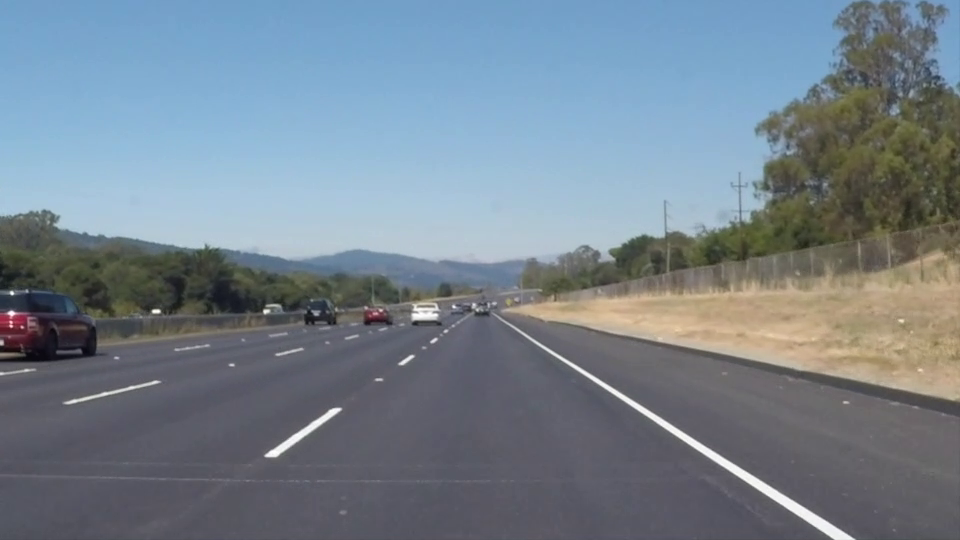
#> input picture frame 22 of data/test_videos/solidWhiteRight.mp4, 960 x 540 px, given in place of test2.mp4, which was not available
$ python image_processing.py
#> lines starting #> are read from the running program, lines starting #| are printed output that depends on the picture; after the words box and inside, x2 and y2 are one past the last pixel; in counts of white or black regions, pixels touching at a corner belong together; pictures that were not available may be replaced by others from this repository, and a replacement may not be noted
import numpy as np
import matplotlib.pyplot as plt
import os
import cv2
# import matplotlib.image as imgplt
class image_processing(object):
    """ This class is for all the image processing tasks
    required to build the Icart.
    Input:
    Functions:
    outputs:
    """
    def __init__(self):
        self.left_fit=list()
        self.right_fit=list()

    def img_show(self,image,title='image',Cmap='',fig_num=1,group_view=False,save=False):
        plt.figure(fig_num)
        plt.title(title)
        # plt.axis('off')
        if Cmap=='':
            plt.imshow(image)
        else:
            plt.imshow(image,cmap=Cmap)
        if save:
            plt.savefig("../Results/image_processing/Track/"+title+".png")
        if group_view is True:
            plt.show()

    def video_capture(self,video_path,show=False,window_name="video_frame",save=False):
#> called with video_path = '../data/test_videos/test2.mp4', show = True, window_name = 'video_frame', save = True
        cap=cv2.VideoCapture(video_path)
        if save:
            fourcc = cv2.VideoWriter_fourcc(*'MJPG')
            out=cv2.VideoWriter('../Results/image_processing/Track/'+window_name+'.mp4',fourcc,32,(960,540),1)
        while(cap.isOpened()):
            ret,frame=cap.read()
#> frame is the input picture: shape (540, 960, 3); mean B, G, R 141.9, 130.7, 117.7
            if ret==True:
                self.image=frame
                self.canny_edge_detect()
                self.find_lanes(show=False)
                if show:
                    cv2.imshow(window_name,self.track_image)
                    if cv2.waitKey(1) == ord('q'):
                        break
                if save:
                    out.write(self.track_image)
            else:
                break
        if save:
            out.release()
        cv2.destroyAllWindows()

    def single_img_read(self,img_path,show=False,window_name='Color_image'):
        self.image=cv2.imread(img_path)
        if show is True:
            # cv2.imshow(window_name,self.image)
            # cv2.waitKey(0)
            self.img_show(self.image,title=window_name,fig_num=1)
        return self.image

    def gray_img_read(self,show=False,window_name='gray_image'):
#> called with show = False, window_name = 'gray_image'
        self.gray_image=cv2.cvtColor(self.image,cv2.COLOR_RGB2GRAY)
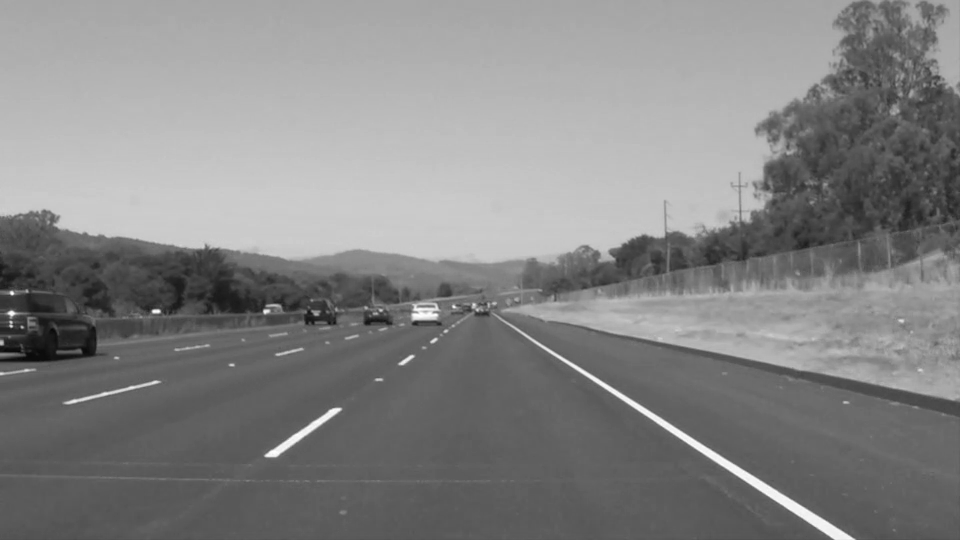
#> self.gray_image: shape (540, 960); min 6, max 255, mean 132.6
        if show is True:
            # cv2.imshow(window_name,self.gray_image)
            # cv2.waitKey(0)
            self.img_show(self.gray_image,title=window_name,Cmap='gray',fig_num=2,group_view=False)

    def apply_gaussian_blur(self,Gauss_ksize=(5,5),show=False,window_name='gaussian_blured_image'):
#> called with Gauss_ksize = (5, 5), show = False, window_name = 'gaussian_blured_image'
        self.blured_image=cv2.GaussianBlur(self.gray_image,Gauss_ksize,0)
        if show is True:
            # cv2.imshow(window_name,self.gray_image)
            # cv2.waitKey(0)
            self.img_show(self.blured_image,title=window_name,Cmap='gray',fig_num=3,group_view=False)

    def canny_edge_detect(self,show=False,Threshold=[50,150],window_name='Canny_Image'):
        self.gray_img_read(show=False) # Making the image Gray
        self.apply_gaussian_blur(show=False)
        self.canny_image=cv2.Canny(self.blured_image,Threshold[0],Threshold[1])
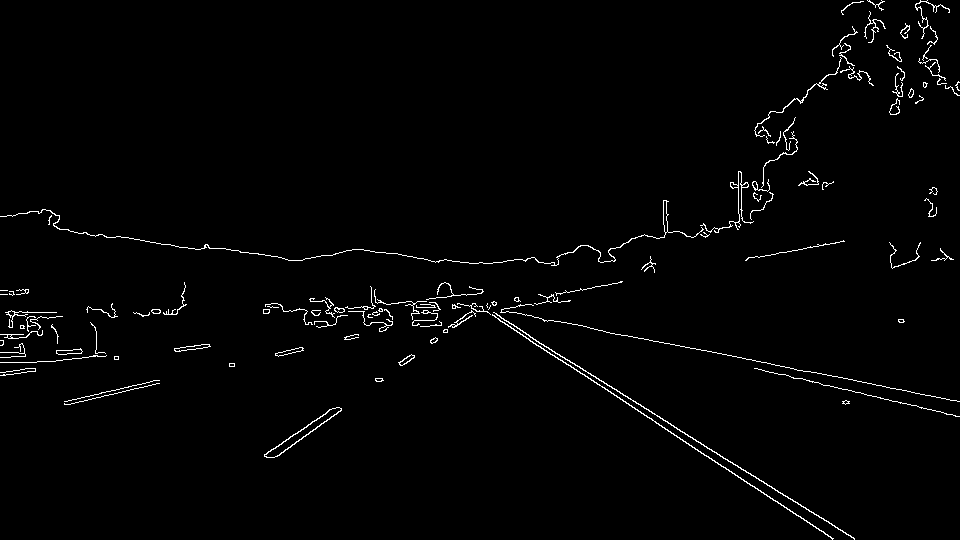
#> self.canny_image: shape (540, 960); 1.6% white in thin lines or dots
        if show is True:
#             cv2.imshow(window_name,self.gray_image)
#             cv2.waitKey(0)
           self.img_show(self.canny_image,title=window_name,Cmap='gray',fig_num=4,group_view=False)

    def region_of_interest(self):
        self.image_height=self.canny_image.shape[0]
#> self.image_height = 540
        polygon= np.array([(200,self.image_height),(1100,self.image_height),(550,250)])
#> polygon = [[200, 540], [1100, 540], [550, 250]]
        #This polygon drawing has to be adaptive so that it will always detect lines
        self.mask=np.zeros_like(self.canny_image)
        cv2.fillPoly(self.mask,np.int32([polygon]),255)
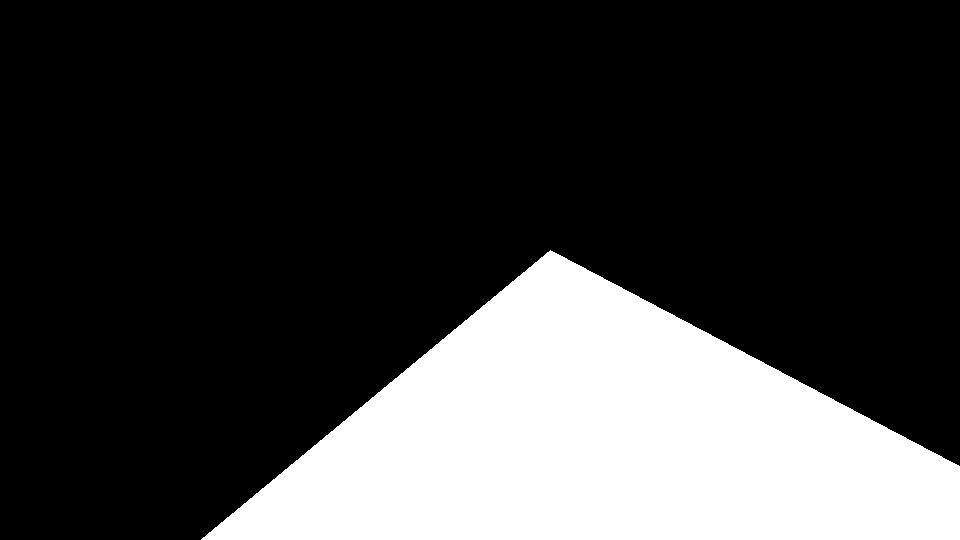
#> self.mask: shape (540, 960); 24.2% white; 1 white region, box (x1, y1, x2, y2) and area: (201, 250, 960, 540) 125255
        self.masked_image=cv2.bitwise_and(self.canny_image,self.mask)
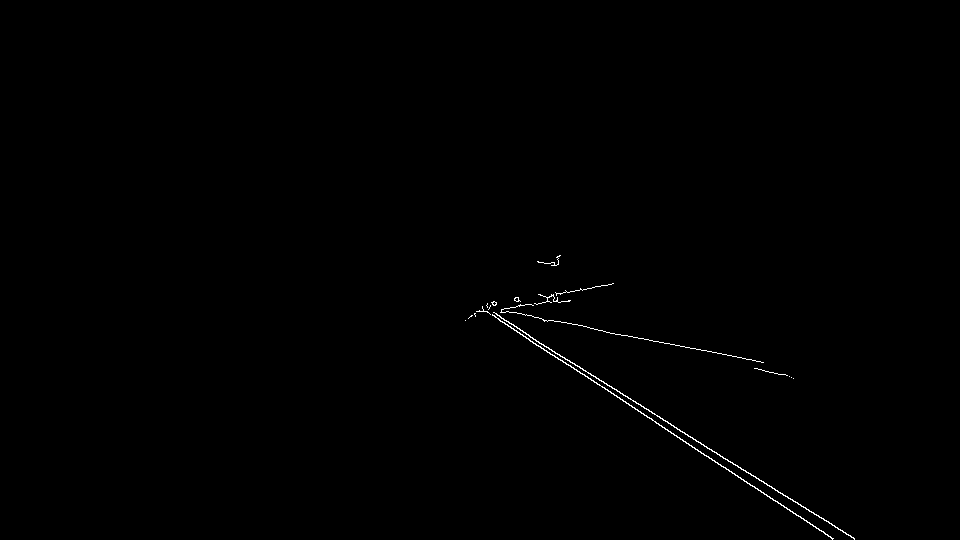
#> self.masked_image: shape (540, 960); 0.34% white in thin lines or dots, all inside (x1, y1, x2, y2) = (465, 255, 855, 540)

    def hough_transform(self,show=False,window_name="Track_Image"):
#> called with show = False, window_name = 'Track_Image'
        lines=cv2.HoughLinesP(self.masked_image,2,np.pi/180,10,np.array([]),minLineLength=40,maxLineGap=5)
#> lines = [[497, 315, 854, 538], [482, 308, 652, 419], [501, 310, 561, 322], [656, 423, 833, 538], [560, 321, 633, 337], [704, 350, 763, 362], [569, 292, 613, 283], [608, 391, 658, 423], [576, 370, 618, 397], [778, 492, 834, 525]]
        self.line_image=np.zeros_like(self.image)
        left_fit=list()
        right_fit=list()

        if lines is not None:
            for line in lines:
                x1,y1,x2,y2=line.reshape(4)
                parameters=np.polyfit((x1,x2),(y1,y2),1)
                slope=parameters[0]
                intercept=parameters[1]
                if slope < 0 :
                    left_fit.append((slope,intercept))
                else:
                    right_fit.append((slope,intercept))
#> this loop made 10 passes
#> (x1, y1, x2, y2, slope, intercept) on passes 1 to 10: (497, 315, 854, 538, 0.625, 4.55), (482, 308, 652, 419, 0.653, -6.72), (501, 310, 561, 322, 0.2, 209.8), (656, 423, 833, 538, 0.65, -3.21), (560, 321, 633, 337, 0.219, 198.3), (704, 350, 763, 362, 0.203, 206.8), (569, 292, 613, 283, -0.205, 408.4), (608, 391, 658, 423, 0.64, 1.88), (576, 370, 618, 397, 0.643, -0.286), (778, 492, 834, 525, 0.589, 33.54)
#> after the loop, left_fit = [(-0.205, 408.4)]; right_fit = [(0.625, 4.55), (0.653, -6.72), (0.2, 209.8), (0.65, -3.21), (0.219, 198.3), (0.203, 206.8), (0.64, 1.88), (0.643, -0.286), (0.589, 33.54)]


        if len(left_fit)==0:
            left_fit=self.left_fit
        else:
            self.left_fit=left_fit
#> self.left_fit = [(-0.205, 408.4)]

        left_fit_average=np.average(left_fit,axis=0)
#> left_fit_average = [-0.205, 408.4]
        right_fit_average=np.average(right_fit,axis=0)
#> right_fit_average = [0.491, 71.62]

        y1=self.image.shape[0]
#> y1 = 540
        y2=int(y1*3/5)
#> y2 = 324

        print(left_fit_average)
#| [-2.04545455e-01  4.08386364e+02]

        left_slope=left_fit_average[0]
#> left_slope = -0.205
        left_intercept=left_fit_average[1]
#> left_intercept = 408.4

        right_slope=right_fit_average[0]
#> right_slope = 0.491
        right_intercept=right_fit_average[1]
#> right_intercept = 71.62


        x1_left=int((y1-left_intercept)/left_slope)
#> x1_left = -643
        x2_left=int((y2-left_intercept)/left_slope)
#> x2_left = 412

        x1_right=int((y1-right_intercept)/right_slope)
#> x1_right = 953
        x2_right=int((y2-right_intercept)/right_slope)
#> x2_right = 513

        cv2.line(self.line_image,(x1_left,y1),(x2_left,y2),(255,0,0),10)
        cv2.line(self.line_image,(x1_right,y1),(x2_right,y2),(255,0,0),10)
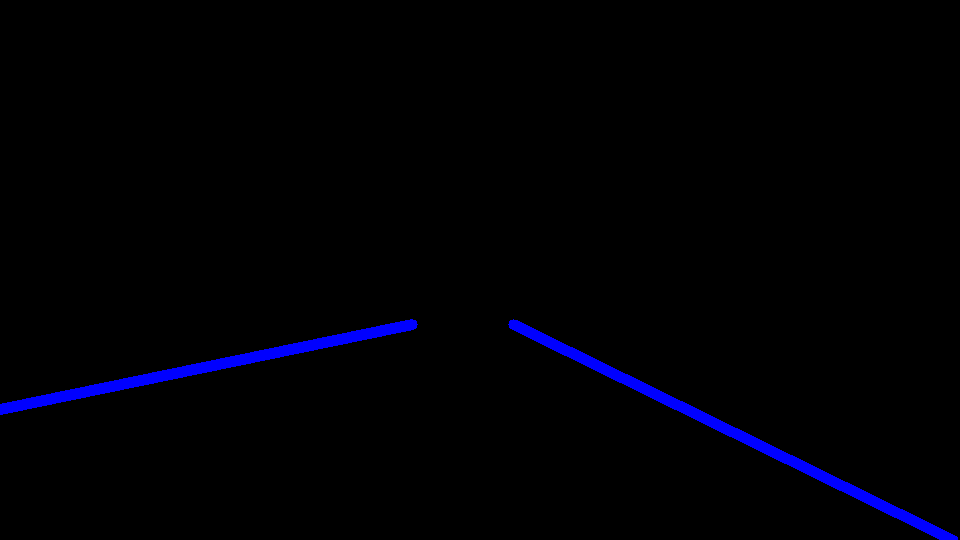
#> self.line_image: shape (540, 960, 3); mean of channels 0, 1, 2 4.9, 0, 0; drawn as B, G, R

        self.track_image=cv2.addWeighted(self.line_image,0.6,self.image,0.4,0.4)
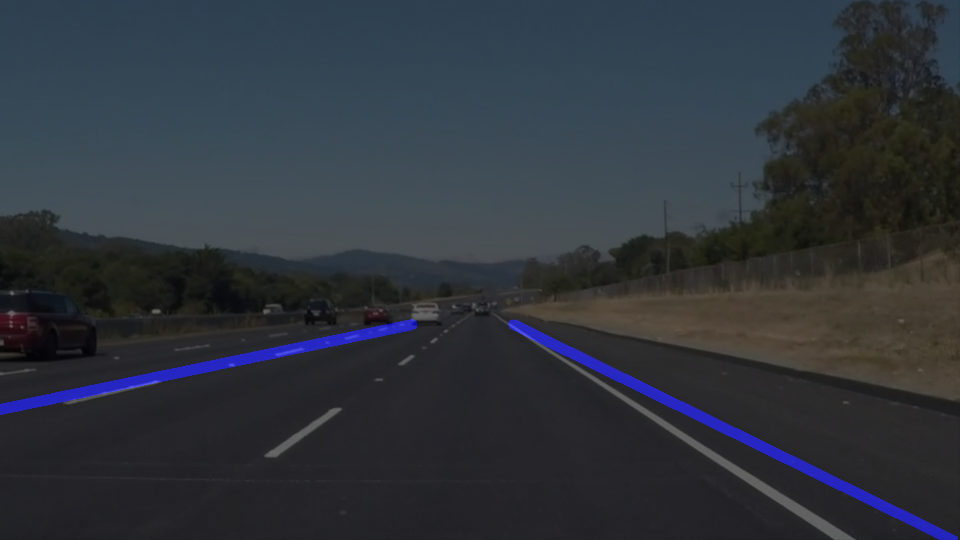
#> self.track_image: shape (540, 960, 3); mean of channels 0, 1, 2 60.1, 52.7, 47.5; drawn as B, G, R
        if show:
            self.img_show(self.track_image,title=window_name,Cmap='',fig_num=6,group_view=False,save=False)


    def find_lanes(self,show=False,window_name='Masked Image'):
        self.region_of_interest()
        if show:
            cv2.imshow(window_name,self.masked_image)
            cv2.waitKey(1)
#            self.img_show(self.masked_image,title=window_name,Cmap='gray',fig_num=5,group_view=False)
        self.hough_transform()
    def make_video_from_images(self,images_path,video_file_name):
        images = [img for img in os.listdir(images_path) if img.endswith('.png')]
        frame=cv2.imread(os.path.join(images_path,images[0]))
        height,width,layers = frame.shape
        video=cv2.VideoWriter(video_file_name,0,5,(width,height))
        for image in images:
            video.write(cv2.imread(os.path.join(images_path,image)))
        cv2.destroyAllWindows()
        video.release()


def main():
    path='../data/test_images/solidWhiteCurve.jpg'
    video_path='../data/test_videos/test2.mp4'
    # images_path='../../Results/lane'
    pro=image_processing()
    # video_name='lane_object_detect.avi'
    # pro.make_video_from_images(images_path,video_name)
    pro.video_capture(video_path,show=True,save=True)
#> (key q is pressed here)
#    image=pro.single_img_read(path,show=True)
    pro.canny_edge_detect()
    pro.find_lanes()
#> the loop in hough_transform (call 2), `for line in lines:` made 10 passes
#| [-2.04545455e-01  4.08386364e+02]

if __name__ == '__main__':
    main()
